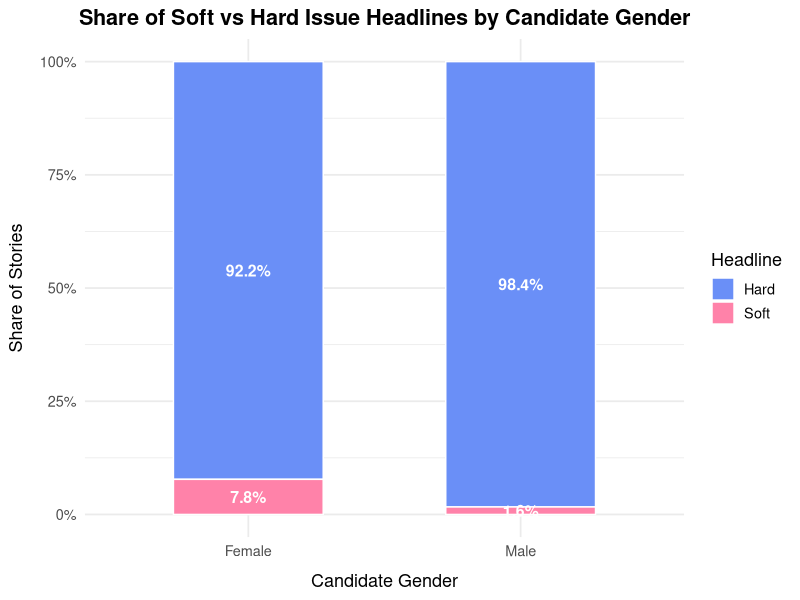

Write the R code that produced this figure.
## ---- chunk 1
knitr::opts_chunk$set(echo = TRUE)
library(dplyr)
library(stringr)
library(ggplot2)
library(scales)
library(tidyr)
library(tidyverse)
## ---- chunk 2
stories <- read_csv("../data_clean/mediacloud_stories_2024_candidates_new.csv")
## ---- chunk 3
soft_terms <- c(
  "education", "school", "schools", "teacher", "teachers",
  "childcare", "children", "families", "family",
  "health", "healthcare", "medicaid", "medicare",
  "abortion", "reproductive", "maternity",
  "welfare", "food assistance", "snap"
)

hard_terms <- c(
  "economy", "economic", "inflation", "jobs", "tax", "taxes",
  "budget", "deficit",
  "defense", "military", "border", "immigration",
  "crime", "policing", "police",
  "terrorism", "foreign policy"
)
## ---- chunk 4
normalize_text <- function(x) {
  x %>%
    str_replace_all("\\s+", " ") %>%
    str_squish() %>%
    str_to_lower()
}

count_hits <- function(text, terms) {
  pattern <- str_c("\\b(", str_c(terms, collapse = "|"), ")\\b")
  str_count(text, regex(pattern, ignore_case = TRUE))
}

scored <- stories %>%
  mutate(
    title_clean = normalize_text(title),
    soft_hits   = count_hits(title_clean, soft_terms),
    hard_hits   = count_hits(title_clean, hard_terms)
  )

## ---- chunk 5
viz_data <- scored %>%
  mutate(frame_simple = ifelse(soft_hits > hard_hits, "Soft", "Hard")) %>%
  group_by(gender, frame_simple) %>%
  summarise(n = n(), .groups = "drop") %>%
  group_by(gender) %>%
  mutate(
    pct = n / sum(n),
    pct_label = percent(pct, accuracy = 0.1),
    gender_label = ifelse(gender == "F", "Female", "Male")
  )

ggplot(viz_data, aes(x = gender_label, y = pct, fill = frame_simple)) +

  geom_col(width = 0.55, color = "white") +
  geom_text(
    aes(label = pct_label),
    position = position_stack(vjust = 0.5),
    color = "white",
    size = 4,
    fontface = "bold"
  ) +
  scale_fill_manual(
    values = c(
      "Soft" = "#FF82A9",   # pink
      "Hard" = "#6A8FF7"    # blue
    )
  ) +
  
  scale_y_continuous(labels = percent_format()) +
  
  labs(
    title = "Share of Soft vs Hard Issue Headlines by Candidate Gender",
    x = "Candidate Gender",
    y = "Share of Stories",
    fill = "Headline"
  ) +
  
  theme_minimal(base_size = 13) +
  theme(
    plot.title = element_text(face = "bold", hjust = 0.5),
    legend.position = "right",
    axis.title.x = element_text(margin = margin(t = 10)),
    axis.title.y = element_text(margin = margin(r = 10))
  )
